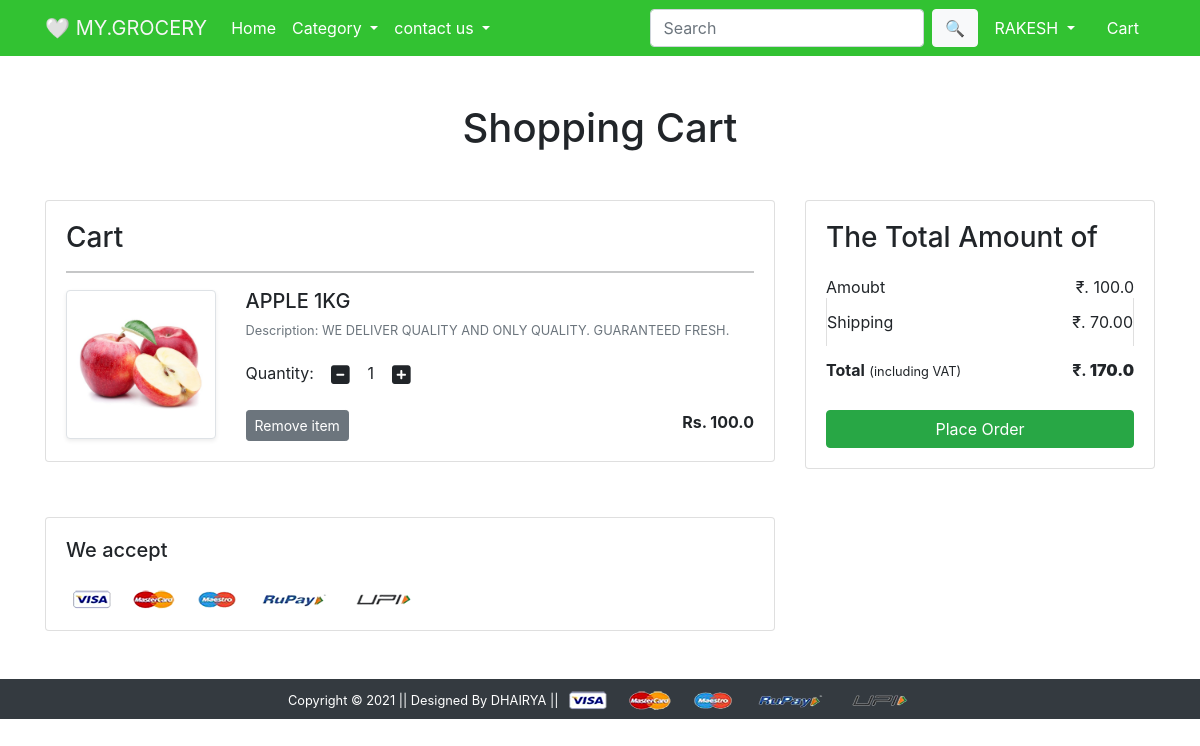
The page /cart/ (signed in) on the database its author committed.
### app/models.py (models this page shows)
class Cart(models.Model) :
   user = models.ForeignKey (User, on_delete=models.CASCADE)
   product = models.ForeignKey (Product, on_delete=models.CASCADE)
   quantity = models.PositiveIntegerField(default=1)

class Product(models.Model):
    title = models.CharField(max_length=100)
    selling_price = models.FloatField()
    discounted_price = models.FloatField()
    description = models.TextField()
    brand = models.CharField(max_length=100)
    category = models.CharField( choices=CATEGORY_CHOICES,max_length=2)
    product_image = models.ImageField(upload_to= 'producting' )

### app/views.py (the view)
# urls.py: path('cart/', views.show_cart, name='showcart'),
@login_required
def show_cart (request) :
    if request.user.is_authenticated:
       user = request.user
       cart = Cart.objects.filter(user=user)
       amount = 0.0
       shipping_amount = 70.0
       total_amount = 0.0
       cart_product = [p for p in Cart.objects.all() if p.user==user ]
       if cart_product:
         for p in cart_product:
             tempamount = (p.quantity * p.product.discounted_price)
             amount += tempamount
             totalamount = amount + shipping_amount
         return render (request, 'app/addtocart.html', {'carts' : cart, 'totalamount' : totalamount, 'amount' : amount})
       else:
           return render(request, 'app/emptycart.html')

### app/templates/app/addtocart.html (shortened to what this page needs)
{% extends 'app/base.html' %}
{% load static %}
{% block main-content %}
<div class="container my-5">
 <div class="row">
  <h1 class="text-center mb-5">Shopping Cart</h1>
  <div class="col-sm-8">
  <div class="card">
   <div class="card-body">
    <h3>Cart</h3>
    {% for cart in carts%}
    <hr>
    <div class="row">
     <div class="col-sm-3 text-center align-self-center"><img src="{{cart.product.product_image.url}}" alt="" srcset="" class="img-fluid img-thumbnail shadow-sm" height="150" width="150"> </div>
     <div class="col-sm-9">
      <div>
       <h5>{{cart.product.title}}</h5>
       <p class="mb-2 text-muted small">Description:  {{cart.product.description}}</p>
       <div class="my-3">
        <label for="quantity">Quantity:</label>
        <a class="minus-cart btn" pid="{{cart.product.id}}"><i class="fas fa-minus-square fa-lg"></i></a>
          <span id="quantity">{{cart.quantity}}</span>
        <a class="plus-cart btn" pid="{{cart.product.id}}"><i class="fas fa-plus-square fa-lg"></i></a>
       </div>
       <div class="d-flex justify-content-between">
        <a href="#" class="btn btn-sm btn-secondary mr-3 remove-cart" pid="{{cart.product.id}}">Remove item </a>
        <p class="mb-0"><span><strong>Rs. {{cart.product.discounted_price}}</strong></span></p>
       </div>
      </div>
     </div>
    </div>
    {% endfor %}
   </div>
   </div>
  </div>
  <div class="col-sm-4">
   <div class="card">
    <div class="card-body">
      <h3>The Total Amount of</h3>
      <ul class="list-group">
       <li class="list-group-item d-flex justify-content-between align-items-center border-0 px-0 pb-0">Amoubt<span>₹. <span id="amount">{{amount}}</span></span></li>
       <li class="list-group-item d-flex justify-content-between align-items-center px-0">Shipping<span>₹. 70.00</span></li>
       <li class="list-group-item d-flex justify-content-between align-items-center border-0 px-0 mb-3">
        <div>
           <strong>Total</strong> <small>(including VAT)</small>
         </div>
         <span><strong>₹.<strong id="totalamount"> {{totalamount}}</strong></strong></span>
       </li>
      </ul>
      <div class="d-grid"><a href="{% url 'checkout' %}" class="btn btn-success">Place Order</a></div>
    </div>
   </div>
  </div>
 </div>
</div>
<div class="container">
 <div class="row">
  <div class="col-sm-8">
   <div class="card">
    <div class="card-body">
      <h5 class="mb-4">We accept</h5>
      <img src="{% static 'app/images/payment.png' %}" alt="" class="img-fluid">
    </div>
  </div>
  </div>
 </div>
</div>
{% endblock main-content %}

### app/templates/app/base.html (shortened to what this page needs)
<!doctype html>
{% load static %}
<html lang="en">
  <head>
    <link href="https://cdn.jsdelivr.net/npm/bootstrap@5.0.0-beta1/dist/css/bootstrap.min.css" rel="stylesheet">
    <link rel="stylesheet" href="{% static 'app/css/owl.carousel.min.css' %}">
    <link rel="stylesheet" href="{% static 'app/css/all.min.css' %}">
    <link rel="stylesheet" href="{% static 'app/css/style.css' %}">
     <link rel="stylesheet"
     href="https://stackpath.bootstrapcdn.com/bootstrap/4.3.1/css/bootstrap.min.css">
  </head>
  <body>
    <nav class="navbar navbar-expand-lg navbar-dark navbar-custom">
     <div class="container">
       <a class="navbar-brand" href="/">🤍 MY.GROCERY</a>
       <div class="collapse navbar-collapse" id="navbarSupportedContent">
         <ul class="navbar-nav me-auto mb-2 mb-lg-0">
           <li class="nav-item">
             <a class="nav-link active" aria-current="page" href="/">Home</a>
           </li>
           <li class="nav-item dropdown">
             <a class="nav-link dropdown-toggle text-white" href="#" id="electronicsDropdown" role="button" data-bs-toggle="dropdown" aria-expanded="false">
               Category
             </a>
           </li>
           <li class="nav-item dropdown">
             <a class="nav-link dropdown-toggle text-white" href="#" id="fashionDropdown" role="button" data-bs-toggle="dropdown" aria-expanded="false">
               contact us
             </a>
           </li>
         </ul>
         <form class="d-flex">
           <input class="form-control me-2" type="search" placeholder="Search" aria-label="Search">
           <button class="btn btn-light" type="submit">🔍</button>
         </form>
         <div>
          <ul class="navbar-nav me-auto mb-2 mb-lg-0">
            {% if request.user.is_authenticated %}
           <li class="nav-item dropdown mx-2">
              <a class="nav-link dropdown-toggle text-white" href="#" id="profileDropdown" role="button" data-bs-toggle="dropdown" aria-expanded="false">
                {{request.user.username|capfirst}}
              </a>
            </li>
            <li class="nav-item mx-2">
             <a href="{% url 'showcart' %}" class="nav-link text-white"> Cart </a>
            </li>
            {% endif %}
          </ul>
         </div>
       </div>
     </div>
    </nav>
    {% block main-content %} {% endblock main-content %}
    <footer class="container-fluid bg-dark text-center p-2 mt-5">
        <small class="text-white">Copyright &copy; 2021 || Designed By DHAIRYA || </small>
        <img src="{% static 'app/images/payment.png' %}" alt="" srcset="" class="img-fluid" height="2px">
    </footer>
  </body>
</html>

### app/templates/app/base.html (style rules this page uses)
.navbar-custom { background-color: rgb(50, 194, 50); }
.navbar-custom .navbar-brand, .navbar-custom .navbar-text { color: rgb(245, 246, 245); }

### rows shown on the page
Cart: product.product_image (picture), product "APPLE 1KG", product.description "WE DELIVER QUALITY AND ONLY QUALITY. GUARANTEED FRESH.", quantity "1", product.discounted_price "100.0"

### other values the page prints
{{ request.user.username|capfirst }} "RAKESH"
{{ amount }} "100.0"
{{ totalamount }} "170.0"
